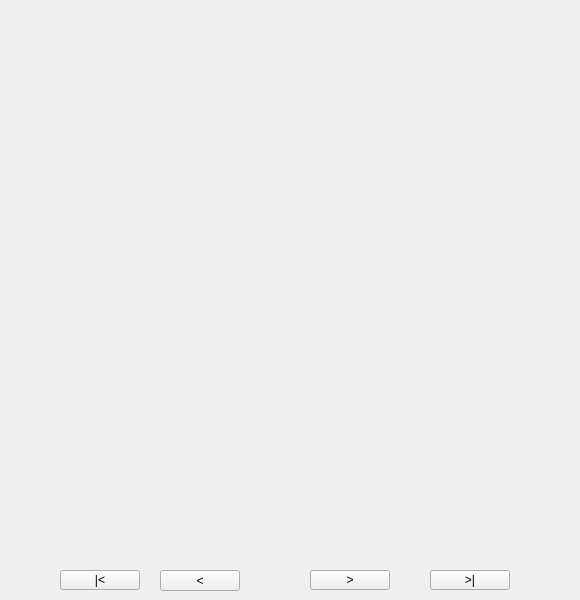
<?xml version="1.0" encoding="UTF-8"?>
<ui version="4.0">
 <class>FiveInLine</class>
 <widget class="QWidget" name="FiveInLine">
  <property name="enabled">
   <bool>true</bool>
  </property>
  <property name="geometry">
   <rect>
    <x>0</x>
    <y>0</y>
    <width>580</width>
    <height>600</height>
   </rect>
  </property>
  <property name="minimumSize">
   <size>
    <width>580</width>
    <height>600</height>
   </size>
  </property>
  <property name="maximumSize">
   <size>
    <width>580</width>
    <height>600</height>
   </size>
  </property>
  <property name="windowTitle">
   <string>FiveInLine</string>
  </property>
  <widget class="QWidget" name="layoutWidget">
   <property name="geometry">
    <rect>
     <x>0</x>
     <y>10</y>
     <width>581</width>
     <height>22</height>
    </rect>
   </property>
   <layout class="QHBoxLayout" name="horizontalLayout">
    <item>
     <spacer name="horizontalSpacer">
      <property name="orientation">
       <enum>Qt::Horizontal</enum>
      </property>
      <property name="sizeHint" stdset="0">
       <size>
        <width>40</width>
        <height>20</height>
       </size>
      </property>
     </spacer>
    </item>
    <item>
     <widget class="QLabel" name="lb_whoseturn">
      <property name="minimumSize">
       <size>
        <width>54</width>
        <height>20</height>
       </size>
      </property>
      <property name="text">
       <string/>
      </property>
     </widget>
    </item>
    <item>
     <widget class="QLabel" name="lb_whowin">
      <property name="maximumSize">
       <size>
        <width>54</width>
        <height>20</height>
       </size>
      </property>
      <property name="text">
       <string/>
      </property>
     </widget>
    </item>
    <item>
     <spacer name="horizontalSpacer_2">
      <property name="orientation">
       <enum>Qt::Horizontal</enum>
      </property>
      <property name="sizeHint" stdset="0">
       <size>
        <width>40</width>
        <height>20</height>
       </size>
      </property>
     </spacer>
    </item>
   </layout>
  </widget>
  <widget class="QPushButton" name="max_left">
   <property name="geometry">
    <rect>
     <x>60</x>
     <y>570</y>
     <width>80</width>
     <height>20</height>
    </rect>
   </property>
   <property name="text">
    <string>|&lt;</string>
   </property>
  </widget>
  <widget class="QPushButton" name="left">
   <property name="geometry">
    <rect>
     <x>160</x>
     <y>570</y>
     <width>80</width>
     <height>21</height>
    </rect>
   </property>
   <property name="text">
    <string>&lt;</string>
   </property>
  </widget>
  <widget class="QPushButton" name="right">
   <property name="geometry">
    <rect>
     <x>310</x>
     <y>570</y>
     <width>80</width>
     <height>20</height>
    </rect>
   </property>
   <property name="text">
    <string>&gt;</string>
   </property>
  </widget>
  <widget class="QPushButton" name="max_right">
   <property name="geometry">
    <rect>
     <x>430</x>
     <y>570</y>
     <width>80</width>
     <height>20</height>
    </rect>
   </property>
   <property name="text">
    <string>&gt;|</string>
   </property>
  </widget>
 </widget>
 <resources/>
 <connections/>
</ui>
